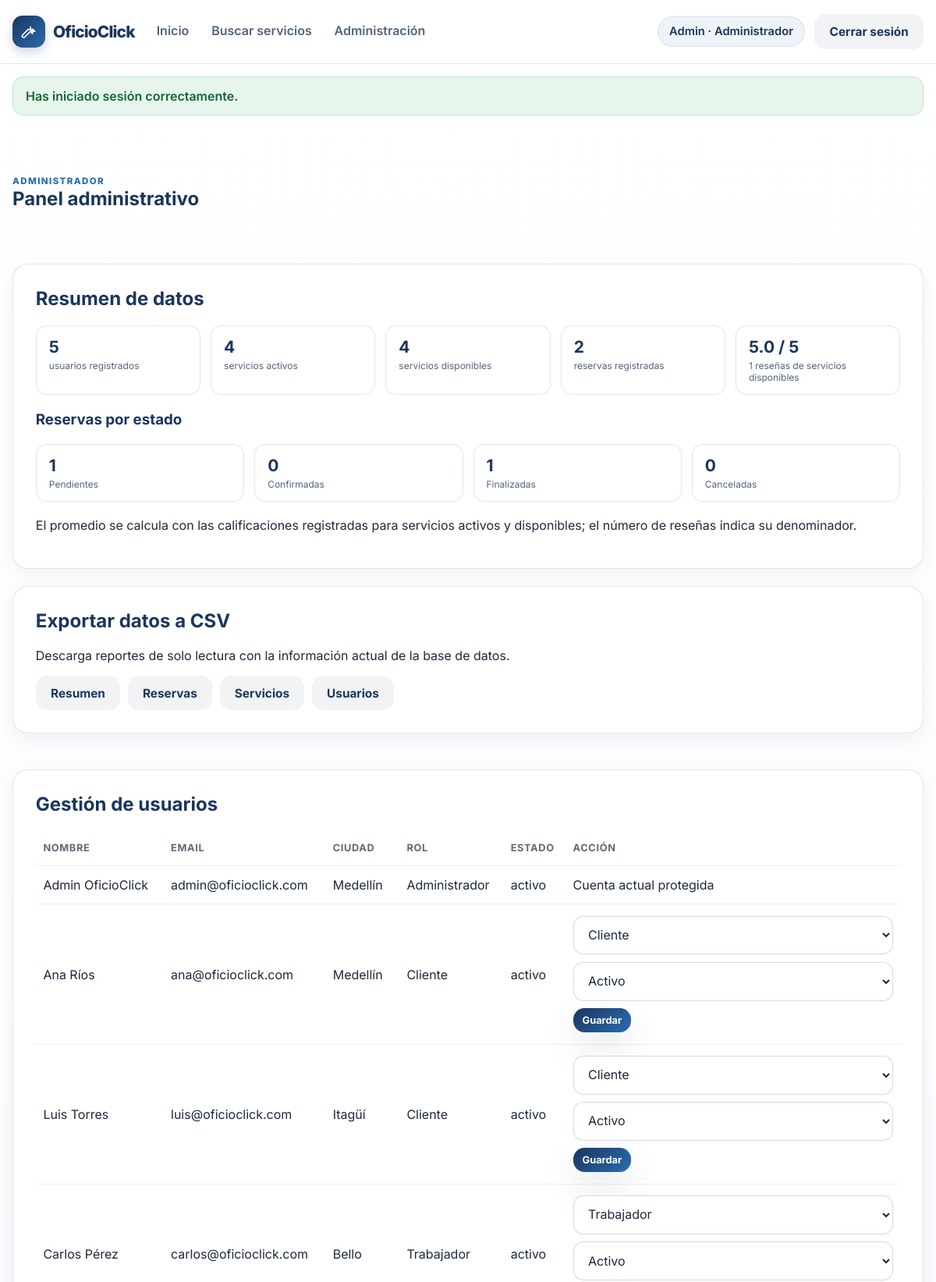
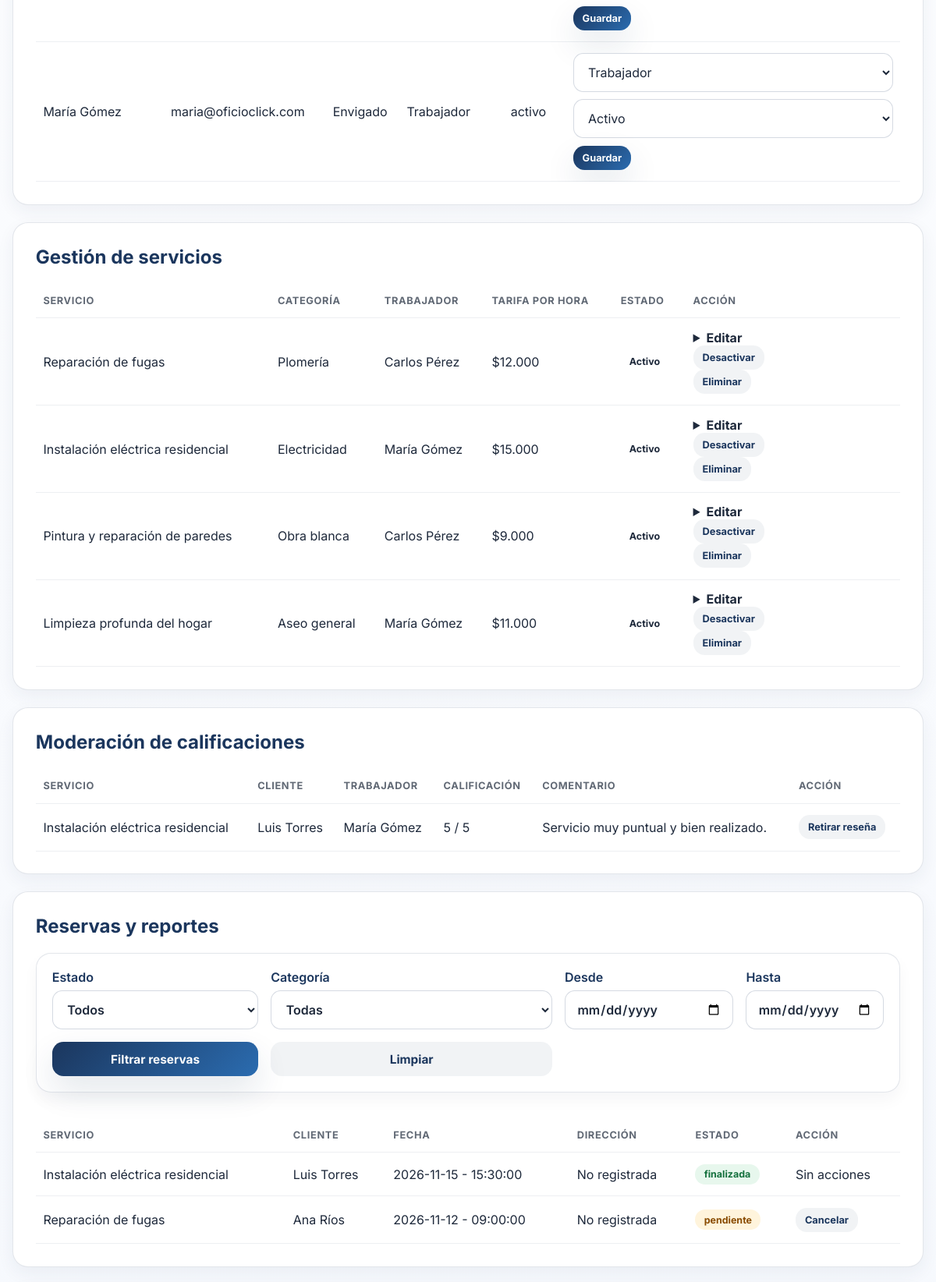
Page /index.php?page=admin-dashboard (signed in, upper part) on the committed database (2 pictures, top to bottom).
### tables this page shows
CREATE TABLE IF NOT EXISTS `usuario` (
  `id` INT UNSIGNED NOT NULL AUTO_INCREMENT,
  `rol_id` INT UNSIGNED NOT NULL,
  `ciudad_id` INT UNSIGNED DEFAULT NULL,
  `nombre` VARCHAR(100) NOT NULL,
  `apellido` VARCHAR(100) NOT NULL,
  `email` VARCHAR(150) NOT NULL,
  `telefono` VARCHAR(40) DEFAULT NULL,
  `documento_identidad` VARCHAR(30) DEFAULT NULL,
  `direccion` VARCHAR(255) DEFAULT NULL,
  `password_hash` VARCHAR(255) NOT NULL,
  `estado` ENUM('activo','inactivo','pendiente') NOT NULL DEFAULT 'activo',
  `created_at` TIMESTAMP NOT NULL DEFAULT CURRENT_TIMESTAMP,
  `updated_at` TIMESTAMP NOT NULL DEFAULT CURRENT_TIMESTAMP ON UPDATE CURRENT_TIMESTAMP,
  PRIMARY KEY (`id`),
  UNIQUE KEY `uq_usuario_email` (`email`),
  UNIQUE KEY `uq_usuario_documento` (`documento_identidad`),
  KEY `idx_usuario_rol` (`rol_id`),
  KEY `idx_usuario_ciudad` (`ciudad_id`),
  CONSTRAINT `fk_usuario_rol` FOREIGN KEY (`rol_id`) REFERENCES `rol` (`id`),
  CONSTRAINT `fk_usuario_ciudad` FOREIGN KEY (`ciudad_id`) REFERENCES `ciudad` (`id`)
);

CREATE TABLE IF NOT EXISTS `ciudad` (
  `id` INT UNSIGNED NOT NULL AUTO_INCREMENT,
  `nombre` VARCHAR(100) NOT NULL,
  PRIMARY KEY (`id`),
  UNIQUE KEY `uq_ciudad_nombre` (`nombre`)
);

CREATE TABLE IF NOT EXISTS `rol` (
  `id` INT UNSIGNED NOT NULL AUTO_INCREMENT,
  `nombre` VARCHAR(50) NOT NULL,
  PRIMARY KEY (`id`),
  UNIQUE KEY `uq_rol_nombre` (`nombre`)
);

CREATE TABLE IF NOT EXISTS `servicio` (
  `id` INT UNSIGNED NOT NULL AUTO_INCREMENT,
  `trabajador_id` INT UNSIGNED NOT NULL,
  `categoria_id` INT UNSIGNED NOT NULL,
  `titulo` VARCHAR(150) NOT NULL,
  `descripcion` TEXT NOT NULL,
  `precio` DECIMAL(10,2) NOT NULL,
  `estado` ENUM('activo','inactivo') NOT NULL DEFAULT 'activo',
  `disponible` TINYINT(1) NOT NULL DEFAULT 1,
  `created_at` TIMESTAMP NOT NULL DEFAULT CURRENT_TIMESTAMP,
  `updated_at` TIMESTAMP NOT NULL DEFAULT CURRENT_TIMESTAMP ON UPDATE CURRENT_TIMESTAMP,
  PRIMARY KEY (`id`),
  KEY `idx_servicio_trabajador` (`trabajador_id`),
  KEY `idx_servicio_categoria` (`categoria_id`),
  CONSTRAINT `chk_servicio_precio` CHECK (`precio` > 0),
  CONSTRAINT `fk_servicio_trabajador` FOREIGN KEY (`trabajador_id`) REFERENCES `usuario` (`id`),
  CONSTRAINT `fk_servicio_categoria` FOREIGN KEY (`categoria_id`) REFERENCES `categoria` (`id`)
);

CREATE TABLE IF NOT EXISTS `categoria` (
  `id` INT UNSIGNED NOT NULL AUTO_INCREMENT,
  `nombre` VARCHAR(80) NOT NULL,
  PRIMARY KEY (`id`),
  UNIQUE KEY `uq_categoria_nombre` (`nombre`)
);

CREATE TABLE IF NOT EXISTS `calificacion` (
  `id` INT UNSIGNED NOT NULL AUTO_INCREMENT,
  `reserva_id` INT UNSIGNED NOT NULL,
  `estrellas` TINYINT UNSIGNED NOT NULL,
  `comentario` TEXT DEFAULT NULL,
  `created_at` TIMESTAMP NOT NULL DEFAULT CURRENT_TIMESTAMP,
  PRIMARY KEY (`id`),
  UNIQUE KEY `uq_calificacion_reserva` (`reserva_id`),
  CONSTRAINT `chk_calificacion_estrellas` CHECK (`estrellas` BETWEEN 1 AND 5),
  CONSTRAINT `fk_calificacion_reserva` FOREIGN KEY (`reserva_id`) REFERENCES `reserva` (`id`)
);

CREATE TABLE IF NOT EXISTS `reserva` (
  `id` INT UNSIGNED NOT NULL AUTO_INCREMENT,
  `cliente_id` INT UNSIGNED NOT NULL,
  `servicio_id` INT UNSIGNED NOT NULL,
  `fecha` DATE NOT NULL,
  `hora` TIME NOT NULL,
  `direccion_atencion` VARCHAR(255) DEFAULT NULL,
  `estado` ENUM('pendiente','confirmada','finalizada','cancelada') NOT NULL DEFAULT 'pendiente',
  `created_at` TIMESTAMP NOT NULL DEFAULT CURRENT_TIMESTAMP,
  PRIMARY KEY (`id`),
  KEY `idx_reserva_cliente` (`cliente_id`),
  KEY `idx_reserva_servicio` (`servicio_id`),
  CONSTRAINT `fk_reserva_cliente` FOREIGN KEY (`cliente_id`) REFERENCES `usuario` (`id`),
  CONSTRAINT `fk_reserva_servicio` FOREIGN KEY (`servicio_id`) REFERENCES `servicio` (`id`)
);

### views/admin-dashboard.php (the view, shortened to what the rows shown need)
<section class="section">
    <div class="container dashboard-shell">
        <div class="section-header">
            <div>
                <h1>Panel administrativo</h1>
            </div>
        </div>
        <div class="panel-card">
            <h2>Resumen de datos</h2>
        </div>
        <div class="panel-card">
            <h2>Exportar datos a CSV</h2>
        </div>
        <div class="dashboard-grid">
            <div class="panel-card wide-panel">
                <h2>Gestión de usuarios</h2>
                <div class="table-wrap">
                    <table>
                        <thead>
                            <tr>
                                <th>Nombre</th>
                                <th>Email</th>
                                <th>Ciudad</th>
                                <th>Rol</th>
                                <th>Estado</th>
                                <th>Acción</th>
                            </tr>
                        </thead>
                        <tbody>
                            <?php foreach ($users as $user): ?>
                                <tr>
                                    <td><?php echo e($user['nombre'] . ' ' . $user['apellido']); ?></td>
                                    <td><?php echo e($user['email']); ?></td>
                                    <td><?php echo e($user['city_name'] ?? 'Sin ciudad registrada'); ?></td>
                                    <td><?php echo e($user['role_name']); ?></td>
                                    <td><?php echo e($user['estado']); ?></td>
                                    <td>
                                        <?php if ((int) $user['id'] === (int) $_SESSION['user']['id']): ?>
                                            <span class="muted-text">Cuenta actual protegida</span>
                                        <?php else: ?>
                                            <form method="post" action="index.php" class="inline-form compact-inline">
                                                <select name="role" class="compact-select" aria-label="Rol de <?php echo e($user['nombre'] . ' ' . $user['apellido']); ?>">
                                                    <?php foreach (['Cliente', 'Trabajador', 'Administrador'] as $roleOption): ?>
                                                        <option value="<?php echo e($roleOption); ?>" <?php echo $user['role_name'] === $roleOption ? 'selected' : ''; ?>>
                                                            <?php echo e($roleOption); ?>
                                                        </option>
                                                    <?php endforeach; ?>
                                                </select>
                                                <select name="status" class="compact-select" aria-label="Estado de <?php echo e($user['nombre'] . ' ' . $user['apellido']); ?>">
                                                    <option value="activo" <?php echo $user['estado'] === 'activo' ? 'selected' : ''; ?>>Activo</option>
                                                </select>
                                                <button class="btn btn-small btn-primary" type="submit">Guardar</button>
                                            </form>
                                        <?php endif; ?>
                                    </td>
                                </tr>
                            <?php endforeach; ?>
                        </tbody>
                    </table>
                </div>
            </div>
        </div>
        <div class="panel-card">
            <h2>Gestión de servicios</h2>
            <?php if (empty($services)): ?>
                <div class="empty-state"><p>No hay servicios registrados.</p></div>
            <?php else: ?>
                <div class="table-wrap">
                    <table>
                        <thead>
                            <tr>
                                <th>Servicio</th>
                                <th>Categoría</th>
                                <th>Trabajador</th>
                                <th>Tarifa por hora</th>
                                <th>Estado</th>
                                <th>Acción</th>
                            </tr>
                        </thead>
                        <tbody>
                            <?php foreach ($services as $service): ?>
                                <tr>
                                    <td><?php echo e($service['titulo']); ?></td>
                                    <td><?php echo e($service['category_name']); ?></td>
                                    <td><?php echo e($service['worker_name'] . ' ' . $service['worker_lastname']); ?></td>
                                    <td><?php echo formatMoney((float) $service['precio']); ?></td>
                                    <td><span class="status-badge status-<?php echo e(strtolower($service['estado'])); ?>"><?php echo e(ucfirst($service['estado'])); ?></span></td>
                                    <td>
                                        <details class="service-edit">
                                            <summary class="text-link">Editar</summary>
                                        </details>
                                        <form method="post" action="index.php" class="inline-form compact-inline">
                                            <button class="btn btn-secondary btn-small" type="submit"><?php echo $service['estado'] === 'activo' ? 'Desactivar' : 'Activar'; ?></button>
                                        </form>
                                        <form method="post" action="index.php" class="inline-form compact-inline" data-confirm="¿Eliminar este servicio? Si tiene reservas asociadas, la operación será rechazada.">
                                            <button class="btn btn-secondary btn-small" type="submit">Eliminar</button>
                                        </form>
                                    </td>
                                </tr>
                            <?php endforeach; ?>
                        </tbody>
                    </table>
                </div>
            <?php endif; ?>
        </div>
        <div class="panel-card">
            <h2>Moderación de calificaciones</h2>
            <?php if (empty($reviews)): ?>
                <div class="empty-state"><p>No hay calificaciones para moderar.</p></div>
            <?php else: ?>
                <div class="table-wrap">
                    <table>
                        <thead>
                            <tr>
                                <th>Servicio</th>
                                <th>Cliente</th>
                                <th>Trabajador</th>
                                <th>Calificación</th>
                                <th>Comentario</th>
                                <th>Acción</th>
                            </tr>
                        </thead>
                        <tbody>
                            <?php foreach ($reviews as $review): ?>
                                <tr>
                                    <td><?php echo e($review['titulo']); ?></td>
                                    <td><?php echo e($review['client_name'] . ' ' . $review['client_lastname']); ?></td>
                                    <td><?php echo e($review['worker_name'] . ' ' . $review['worker_lastname']); ?></td>
                                    <td><?php echo (int) $review['estrellas']; ?> / 5</td>
                                    <td><?php echo e($review['comentario'] ?? 'Sin comentario'); ?></td>
                                    <td>
                                        <form method="post" action="index.php" class="inline-form" data-confirm="¿Retirar esta reseña del sistema?">
                                            <button class="btn btn-secondary btn-small" type="submit">Retirar reseña</button>
                                        </form>
                                    </td>
                                </tr>
                            <?php endforeach; ?>
                        </tbody>
                    </table>
                </div>
            <?php endif; ?>
        </div>
        <div class="panel-card full-width-panel">
            <h2>Reservas y reportes</h2>
            <?php if (empty($reservations)): ?>
                <div class="empty-state"><p>No hay reservas registradas.</p></div>
            <?php else: ?>
                <div class="table-wrap">
                    <table>
                        <thead>
                            <tr>
                                <th>Servicio</th>
                                <th>Cliente</th>
                                <th>Fecha</th>
                                <th>Dirección</th>
                                <th>Estado</th>
                                <th>Acción</th>
                            </tr>
                        </thead>
                        <tbody>
                            <?php foreach ($reservations as $reservation): ?>
                                <tr>
                                    <td><?php echo e($reservation['titulo']); ?></td>
                                    <td><?php echo e($reservation['client_name'] . ' ' . $reservation['client_lastname']); ?></td>
                                    <td><?php echo e($reservation['fecha']); ?> - <?php echo e($reservation['hora']); ?></td>
                                    <td><?php echo e($reservation['direccion_atencion'] ?? 'No registrada'); ?></td>
                                    <td><span class="status-badge status-<?php echo e(strtolower($reservation['estado'])); ?>"><?php echo e($reservation['estado']); ?></span></td>
                                    <td>
                                        <?php if (in_array($reservation['estado'], ['pendiente', 'confirmada'], true)): ?>
                                            <form method="post" action="index.php" class="inline-form">
                                                <button class="btn btn-secondary btn-small" type="submit">Cancelar</button>
                                            </form>
                                        <?php else: ?>
                                            <span class="muted-text">Sin acciones</span>
                                        <?php endif; ?>
                                    </td>
                                </tr>
                            <?php endforeach; ?>
                        </tbody>
                    </table>
                </div>
            <?php endif; ?>
        </div>
    </div>
</section>

### rows in the picture
usuario: nombre+apellido "Admin OficioClick", email "admin@oficioclick.com", ciudad.nombre "Medellín", rol.nombre "Administrador", estado "activo", shows "Cuenta actual protegida"
usuario: nombre+apellido "Ana Ríos", email "ana@oficioclick.com", ciudad.nombre "Medellín", rol.nombre "Cliente", estado "activo", role "Cliente", status "Activo"
usuario: nombre+apellido "Luis Torres", email "luis@oficioclick.com", ciudad.nombre "Itagüí", rol.nombre "Cliente", estado "activo", role "Cliente", status "Activo"
usuario: nombre+apellido "Carlos Pérez", email "carlos@oficioclick.com", ciudad.nombre "Bello", rol.nombre "Trabajador", estado "activo", role "Trabajador", status "Activo"
usuario: nombre+apellido "María Gómez", email "maria@oficioclick.com", ciudad.nombre "Envigado", rol.nombre "Trabajador", estado "activo", role "Trabajador", status "Activo"
servicio: titulo "Reparación de fugas", categoria.nombre "Plomería", trabajador.apellido "Carlos Pérez", precio "$12.000", estado "Activo", shows "Desactivar"
servicio: titulo "Instalación eléctrica residencial", categoria.nombre "Electricidad", trabajador.apellido "María Gómez", precio "$15.000", estado "Activo", shows "Desactivar"
servicio: titulo "Pintura y reparación de paredes", categoria.nombre "Obra blanca", trabajador.apellido "Carlos Pérez", precio "$9.000", estado "Activo", shows "Desactivar"
servicio: titulo "Limpieza profunda del hogar", categoria.nombre "Aseo general", trabajador.apellido "María Gómez", precio "$11.000", estado "Activo", shows "Desactivar"
calificacion: servicio.titulo "Instalación eléctrica residencial", usuario.nombre+apellido "Luis Torres", usuario.nombre+apellido "María Gómez", estrellas "5", comentario "Servicio muy puntual y bien realizado."
reserva: servicio.titulo "Instalación eléctrica residencial", cliente.apellido "Luis Torres", fecha "2026-11-15", hora "15:30:00", direccion_atencion "No registrada", estado "finalizada", shows "Sin acciones"
reserva: servicio.titulo "Reparación de fugas", cliente.apellido "Ana Ríos", fecha "2026-11-12", hora "09:00:00", direccion_atencion "No registrada", estado "pendiente"

### other values in the picture
$_SESSION['user']['name'] "Admin"
$_SESSION['user']['role'] "Administrador"
$flash['message'] "Has iniciado sesión correctamente."
$metrics['users_total'] "5"
$metrics['active_services'] "4"
$metrics['available_services'] "4"
$metrics['reservations_total'] "2"
$metrics['available_average_rating'] "5.0"
$metrics['available_review_count'] "1"
$metrics['reservations_pending'] "1"
$metrics['reservations_confirmed'] "0"
$metrics['reservations_finished'] "1"
$metrics['reservations_cancelled'] "0"
